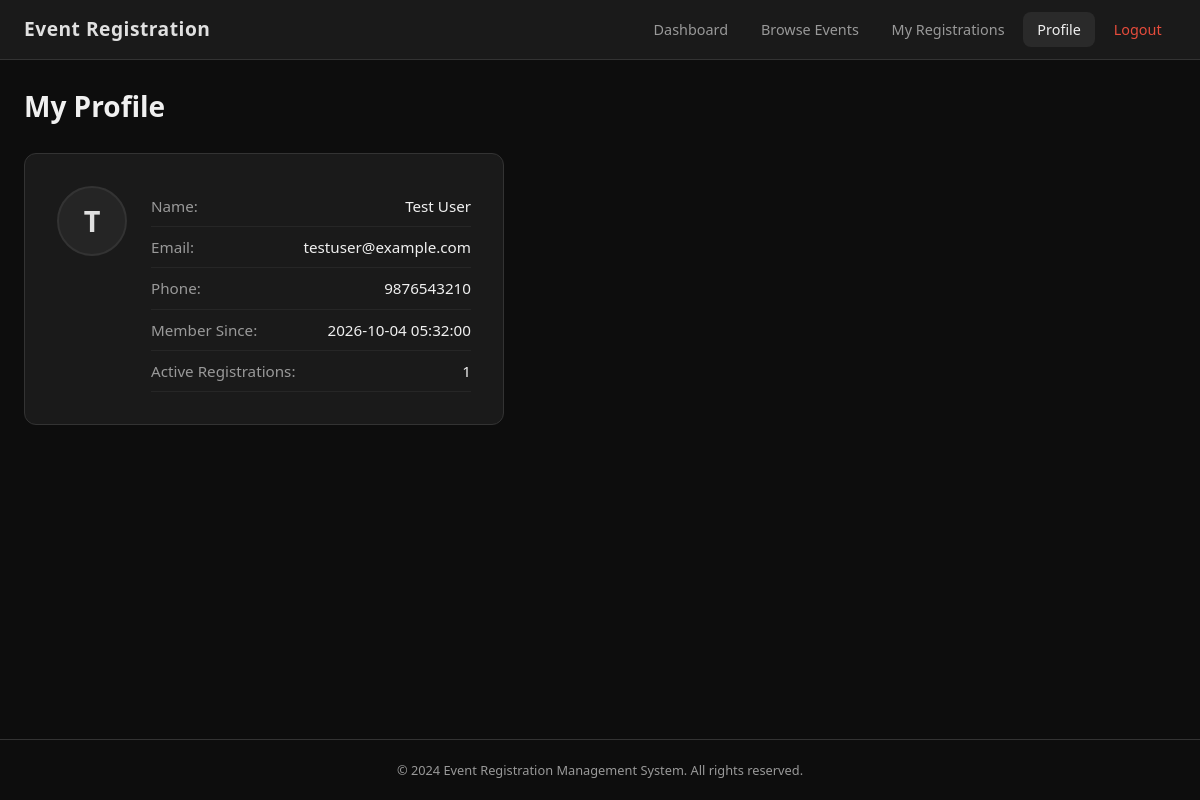
Screenshot of /profile (signed in) with the database file from the repository.
### tables this page shows
CREATE TABLE users (
            id INTEGER PRIMARY KEY AUTOINCREMENT,
            name TEXT NOT NULL,
            email TEXT UNIQUE NOT NULL,
            password TEXT NOT NULL,
            phone TEXT,
            created_at TEXT DEFAULT CURRENT_TIMESTAMP
        );

### app.py (the view)
@app.route('/profile')
@login_required
def profile():
    user = query_db("SELECT * FROM users WHERE id = ?", (session['user_id'],), one=True)
    reg_count = query_db(
        "SELECT COUNT(*) as cnt FROM registrations WHERE user_id = ? AND status = 'Registered'",
        (session['user_id'],), one=True
    )['cnt']
    return render_template('profile.html', user=user, reg_count=reg_count)

### app.py (called while the page is built)
def get_db():
    db = getattr(g, '_database', None)
    if db is None:
        db = g._database = sqlite3.connect(DATABASE)
        db.row_factory = sqlite3.Row
        db.execute('PRAGMA foreign_keys = ON')
    return db

@app.teardown_appcontext
def close_connection(exception):
    db = getattr(g, '_database', None)
    if db is not None:
        db.close()

def query_db(query, args=(), one=False):
    cur = get_db().execute(query, args)
    rv = cur.fetchall()
    cur.close()
    return (rv[0] if rv else None) if one else rv

def login_required(f):
    from functools import wraps
    @wraps(f)
    def decorated(*args, **kwargs):
        if 'user_id' not in session:
            flash('Please login to access this page.', 'error')
            return redirect(url_for('login'))
        return f(*args, **kwargs)
    return decorated

### templates/profile.html (shortened to what this page needs)
{% extends "base.html" %}
{% block navbar %}
<nav class="navbar">
    <div class="nav-brand">Event Registration</div>
    <ul class="nav-links" id="navLinks">
        <li><a href="{{ url_for('user_dashboard') }}">Dashboard</a></li>
        <li><a href="{{ url_for('events') }}">Browse Events</a></li>
        <li><a href="{{ url_for('my_registrations') }}">My Registrations</a></li>
        <li><a href="{{ url_for('profile') }}" class="active">Profile</a></li>
        <li><a href="{{ url_for('logout') }}" class="nav-logout">Logout</a></li>
    </ul>
</nav>
{% endblock %}
{% block content %}
<div class="page-header">
    <h1>My Profile</h1>
</div>
<div class="profile-card">
    <div class="profile-avatar">{{ user.name[0]|upper }}</div>
    <div class="profile-info">
        <div class="detail-row"><span class="label">Name:</span> <span>{{ user.name }}</span></div>
        <div class="detail-row"><span class="label">Email:</span> <span>{{ user.email }}</span></div>
        <div class="detail-row"><span class="label">Phone:</span> <span>{{ user.phone or 'N/A' }}</span></div>
        <div class="detail-row"><span class="label">Member Since:</span> <span>{{ user.created_at }}</span></div>
        <div class="detail-row"><span class="label">Active Registrations:</span> <span>{{ reg_count }}</span></div>
    </div>
</div>
{% endblock %}

### static/style.css (style rules this page uses)
*, *::before, *::after { box-sizing: border-box; margin: 0; padding: 0; }
:root { --bg-dark: #0d0d0d; --bg-card: #1a1a1a; --bg-input: #252525; --bg-hover: #2a2a2a; --border: #333; --text: #f0f0f0; --text-muted: #999; --primary: #e0e0e0; --primary-hover: #ffffff; --accent: #4a90d9; --success: #2ecc71; --danger: #e74c3c; --warning: #f39c12; --info: #3498db; --radius: 8px; --shadow: 0 4px 12px rgba(0,0,0,0.4); }
body { font-family: 'Segoe UI', system-ui, -apple-system, sans-serif; background: var(--bg-dark); color: var(--text); line-height: 1.6; min-height: 100vh; display: flex; flex-direction: column; }
a { color: var(--accent); text-decoration: none; }
.navbar { background: var(--bg-card); border-bottom: 1px solid var(--border); padding: 0 1.5rem; display: flex; align-items: center; justify-content: space-between; height: 60px; position: sticky; top: 0; z-index: 100; }
.nav-brand { font-size: 1.2rem; font-weight: 700; color: var(--primary); letter-spacing: 0.5px; }
.nav-links { display: flex; list-style: none; gap: 0.25rem; align-items: center; }
.nav-links a { color: var(--text-muted); padding: 0.5rem 0.9rem; border-radius: var(--radius); font-size: 0.9rem; transition: all 0.2s; text-decoration: none; }
.nav-links a:hover, .nav-links a.active { color: var(--text); background: var(--bg-hover); text-decoration: none; }
.nav-logout { color: var(--danger) !important; }
.page-header { margin-bottom: 1.5rem; display: flex; flex-wrap: wrap; align-items: center; gap: 1rem; justify-content: space-between; }
.page-header h1 { font-size: 1.75rem; font-weight: 600; }
.detail-row { display: flex; justify-content: space-between; padding: 0.5rem 0; border-bottom: 1px solid rgba(255,255,255,0.05); font-size: 0.95rem; }
.detail-row .label { color: var(--text-muted); }
.profile-card { background: var(--bg-card); border: 1px solid var(--border); border-radius: 12px; padding: 2rem; max-width: 480px; display: flex; gap: 1.5rem; align-items: flex-start; }
.profile-avatar { width: 70px; height: 70px; background: var(--bg-input); border: 2px solid var(--border); border-radius: 50%; display: flex; align-items: center; justify-content: center; font-size: 1.8rem; font-weight: 700; color: var(--primary); flex-shrink: 0; }
.profile-info { flex: 1; }

### rows the page displays
users: name "T", name "Test User", email "testuser@example.com", phone "9876543210", created_at "2026-10-04 05:32:00"

### other values shown
{{ reg_count }} "1"
